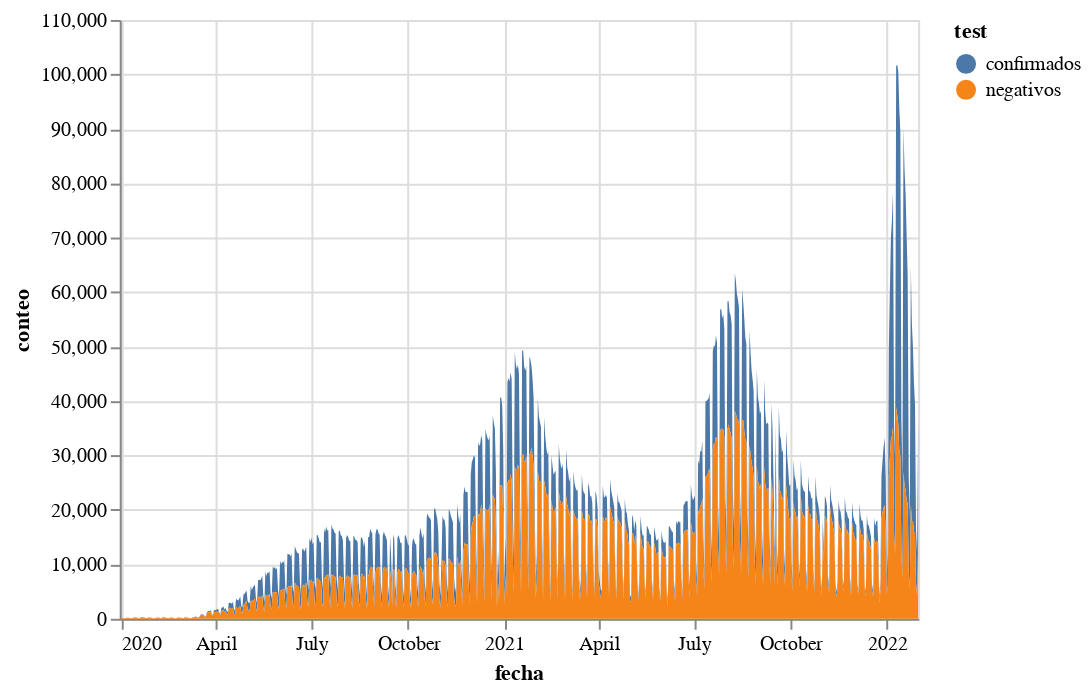

Write notebook code for a chart like this one.
### Code cell
subset = pd.melt(casos_tot, id_vars='fecha', value_vars=['confirmados', 'negativos'], 
                 var_name='test', value_name='conteo')
display(subset.head(3))

alt.Chart(subset).mark_area().encode(
    x="fecha",
    y="conteo",
    color="test"
)

### Figure 1 — Vega-Lite specification as saved in the notebook (floating-point values rounded to 4 significant figures; data arrays with more than 128 entries replaced by an {"elided": "..."} marker saying what was removed)
{"config": {"view": {"continuousWidth": 400, "continuousHeight": 300}}, "data": {"name": "data-2b899c7d4dfbb39e866e710145cc44d2"}, "mark": "area", "encoding": {"color": {"field": "test", "type": "nominal"}, "x": {"field": "fecha", "type": "temporal"}, "y": {"field": "conteo", "type": "quantitative"}}, "$schema": "https://vega.github.io/schema/vega-lite/v4.17.0.json", "datasets": {"data-2b899c7d4dfbb39e866e710145cc44d2": {"elided": "1526 records"}}}
